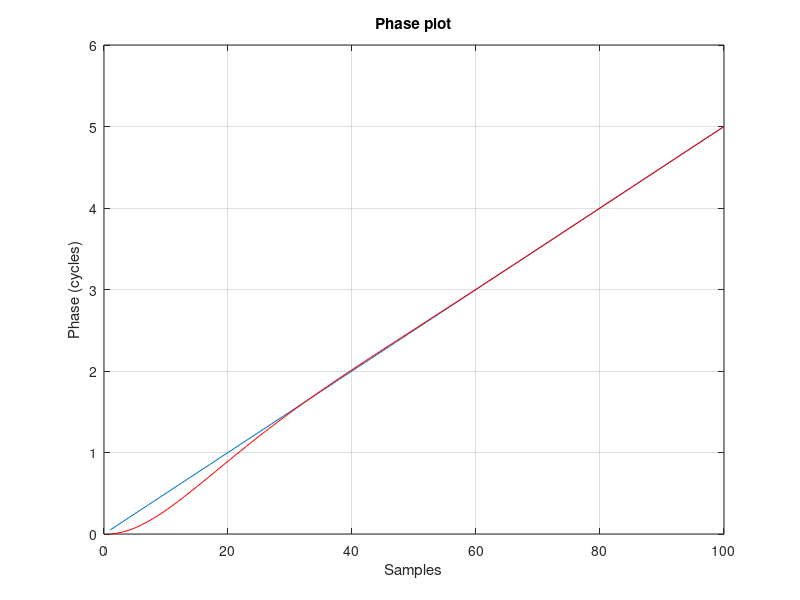
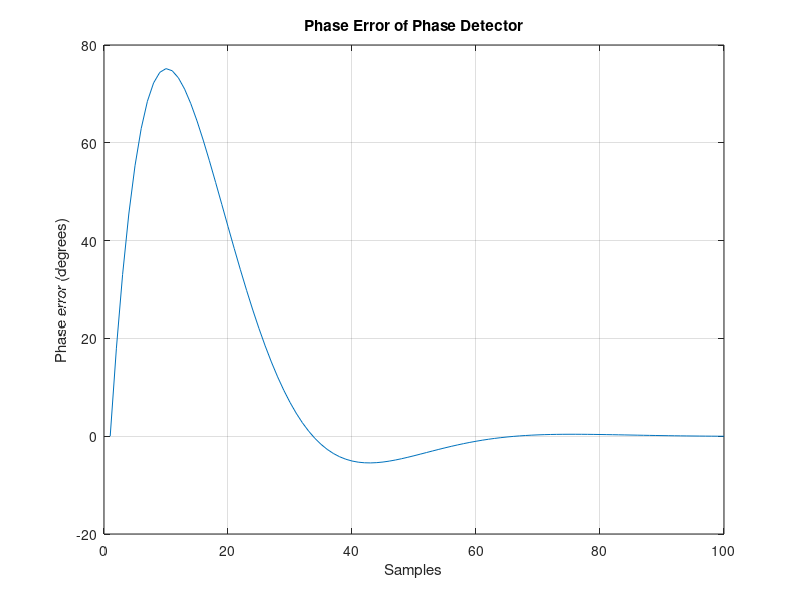
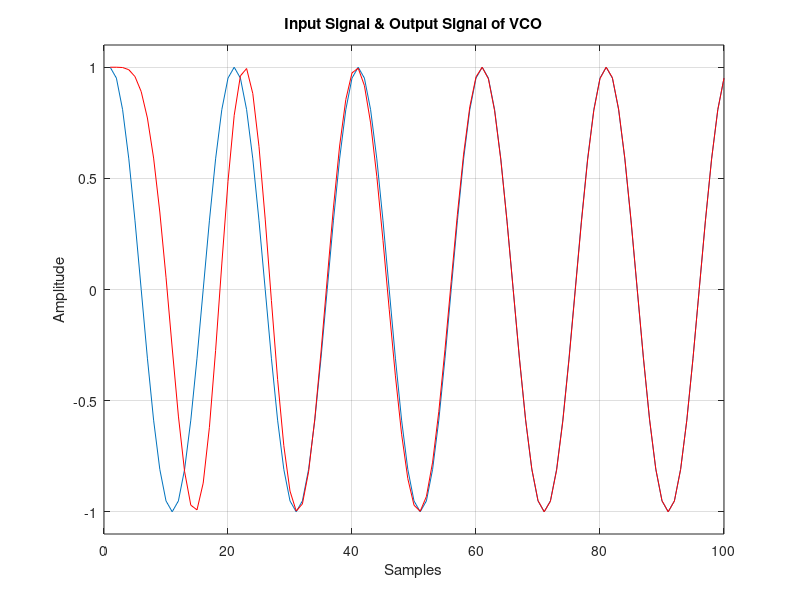

Reproduce these figures in MATLAB, in order.
% Initialization
reg1 = 0; reg2 = 0; reg3 = 0;
eta = sqrt(2)/2;
theta = 2*pi*1/100;

Kp = (4*eta*theta)/(1 + 2*eta*theta + theta^2);
Ki = (4*theta^2)/(1 + 2*eta*theta + theta^2);

d_phi_1 = 1/20;
n_data = 100;

% Preallocate arrays
phi1_reg = zeros(1, n_data);
phi2_reg = zeros(1, n_data);
phi_error_reg = zeros(1, n_data);
s1_reg = zeros(1, n_data);
s2_reg = zeros(1, n_data);
reg1_reg = zeros(1, n_data);
reg2_reg = zeros(1, n_data);

for nn = 1:n_data
    % Input phase increment
    phi1 = reg1 + d_phi_1;
    phi1_reg(nn) = phi1;

    % Signals
    s1 = exp(1j*2*pi*reg1);
    s2 = exp(1j*2*pi*reg2);
    s1_reg(nn) = s1;
    s2_reg(nn) = s2;

    % Phase detector
    t = s1 * conj(s2);
    phi_error = atan2(imag(t), real(t)) / (2*pi);  % in cycles
    phi_error_reg(nn) = phi_error * 360;           % convert to degrees

    % PI controller
    sum1 = Kp * phi_error + reg3;
    reg3 = reg3 + Ki * phi_error;

    % Save previous states
    reg1_reg(nn) = reg1;
    reg2_reg(nn) = reg2;

    % Update VCO and input
    reg1 = phi1;
    reg2 = reg2 + sum1;
    phi2_reg(nn) = reg2;
end

% Plot phase
figure(1)
plot(phi1_reg); hold on
plot(phi2_reg,'r'); hold off
grid on
title('Phase plot');
xlabel('Samples');
ylabel('Phase (cycles)');

% Plot phase error
figure(2)
plot(phi_error_reg);
title('Phase Error of Phase Detector');
grid on;
xlabel('Samples');
ylabel('Phase error (degrees)');

% Plot input and output signals
figure(3)
plot(real(s1_reg)); hold on
plot(real(s2_reg),'r'); hold off
grid on
title('Input Signal & Output Signal of VCO');
xlabel('Samples');
ylabel('Amplitude');
axis([0 n_data -1.1 1.1]);
